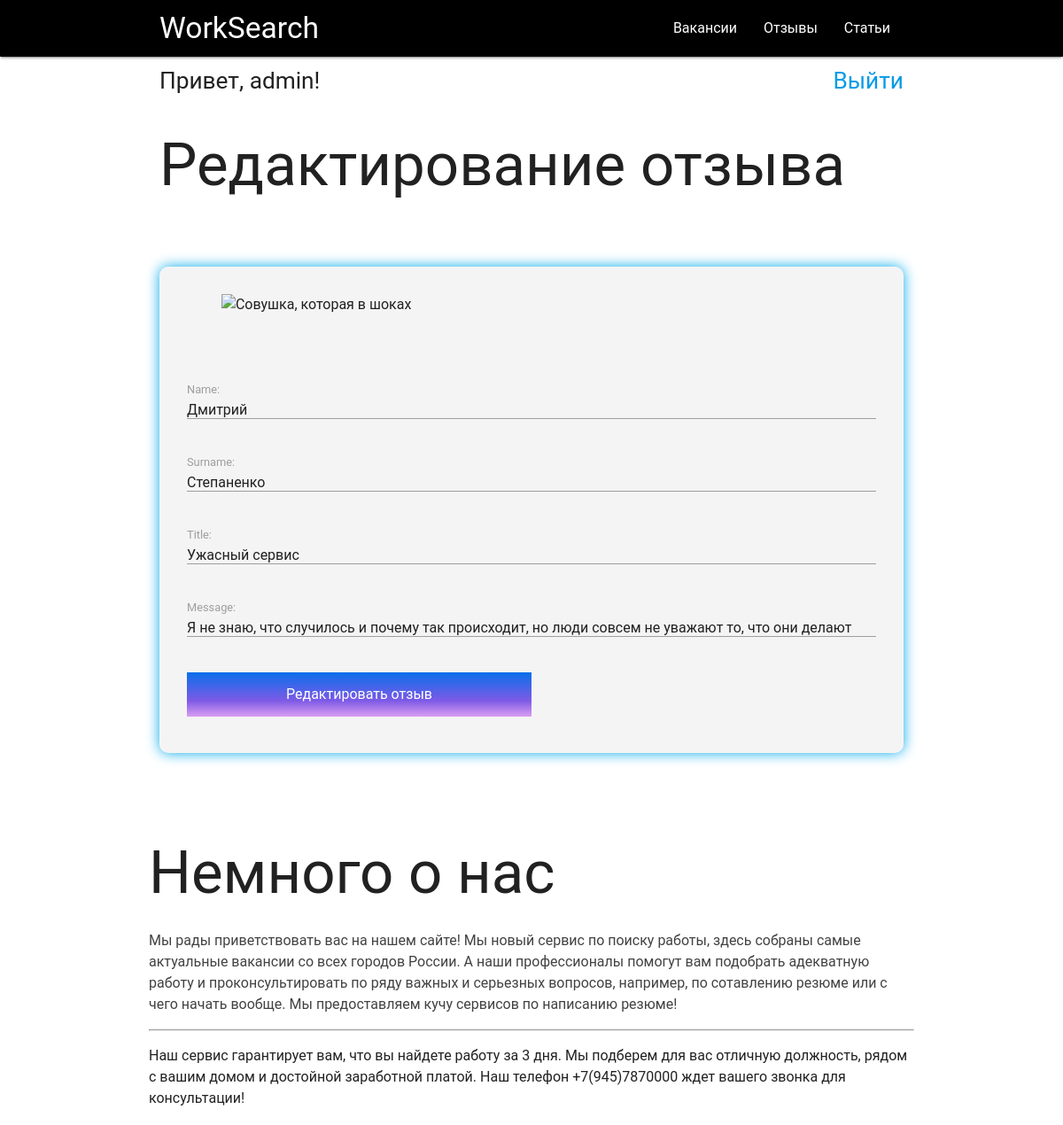
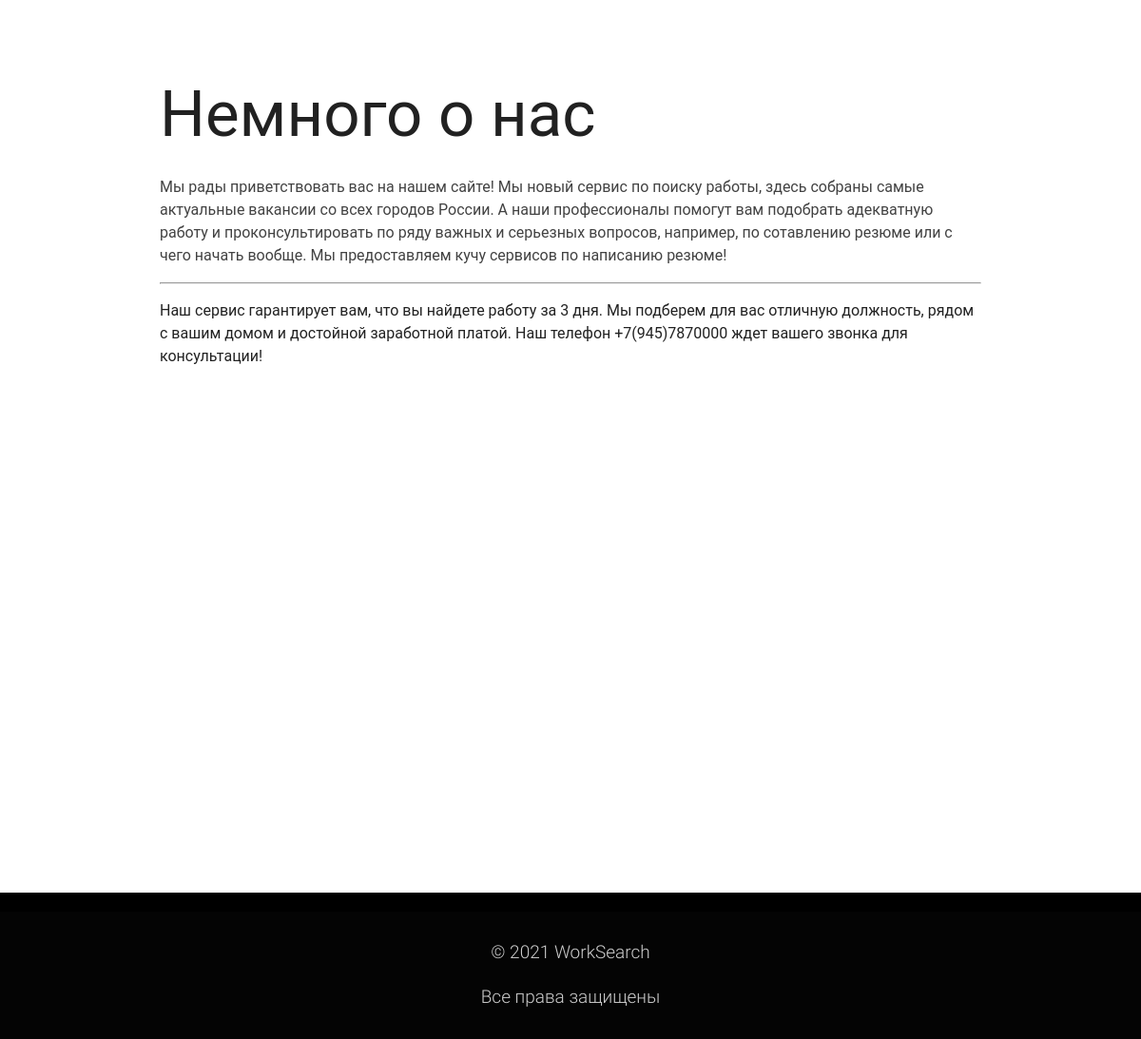
/reviews/5/update (signed in), run on the app's committed database (2 pictures, top to bottom).
### main/models.py (models this page shows, shortened)
class Reviews_about_service(models.Model):
    id_review = models.AutoField(primary_key=True)
    name = models.CharField('Имя пользователя', max_length=55)
    surname = models.CharField('Фамилия пользователя', max_length=155)
    title = models.CharField('Заголовок отзыва', max_length=255)
    message = models.TextField('Сообщение')
    class Meta:
        verbose_name = "Отзыв о сервисе"
        verbose_name_plural = "Отзывы о сервисе"

### main/views.py (the view)
# urls.py: path('reviews/<id_review>/update', views.update_view, name='review_update'),
def update_view(request, id_review):
    context ={}
    obj = get_object_or_404(Reviews_about_service, id_review=id_review)
    form = ReviewForm(request.POST or None, instance=obj)
    if form.is_valid():
        instance = form.save(commit=False)
        instance.save()
        form.save()
        return HttpResponseRedirect("/reviews")
    context["form"] = form
    return render(request, "main/update_review.html", context)

### main/forms.py
class ReviewForm(forms.ModelForm):
    name = forms.CharField(required=True)
    surname = forms.CharField(required=True)
    title = forms.CharField(required=True)
    message = forms.CharField(required=True)
    class Meta:
        model = Reviews_about_service
        fields = [
            "name",
            "surname",
            "title",
            "message"
        ]

### main/templates/main/update_review.html (shortened to what this page needs)
{% extends 'main/base.html' %}
{% load static %}
{% block title %}
<h1>Редактирование отзыва</h1>
{% endblock %}
{% block adreviews %}
<div class="form">
    <div class="form__image_left">
        <img src="https://sun6-20.userapi.com/s/v1/ig2/I7miNcrwu6-74HJJk-ZMgb8Httu1h8VqSxIFBrJ9LictI99NCWBc_-G3HZSaO4ScPQ9BdLZPphrc-ykN6R4mwUVx.jpg?size=400x0&quality=96&crop=0,237,606,606&ava=1" alt="Совушка, которая в шоках">
    </div>
<form class="form__content" method="POST" enctype="multipart/form-data" role="form">
    {{ form.as_p }}
    <button class="form__button" type="submit" name="button" value="Отправить заявку" role="button">Редактировать отзыв</button>
</form>
</div>
<div class="section white">
        <div class="row">
            <h1 class="header">Немного о нас</h1>
            <p class="grey-text text-darken-3 lighten-3">
                Мы рады приветствовать вас на нашем сайте! Мы новый сервис по поиску работы, здесь собраны самые актуальные вакансии со всех городов России. А наши профессионалы помогут вам подобрать адекватную работу и проконсультировать по ряду важных и серьезных вопросов, например, по сотавлению резюме или с чего начать вообще.
                Мы предоставляем кучу сервисов по написанию резюме!
            </p>
             <hr>
            <p>
                Наш сервис гарантирует вам, что вы найдете работу за 3 дня. Мы подберем для вас отличную должность, рядом с вашим домом и достойной заработной платой.
                Наш телефон +7(945)7870000 ждет вашего звонка для консультации!
            </p>
        </div>
</div>
{% endblock %}

### main/templates/main/base.html (shortened to what this page needs)
{% load static %}
<!DOCTYPE html>
<html lang="ru">
    <head>
        <link rel="stylesheet" href="{% static 'materialize/css/materialize.min.css' %}">
        <link rel="stylesheet" href="{% static 'style1.css' %}">
        <link rel="stylesheet" href="{% static 'style3.css' %}">
    </head>
    <body>
        <header role="banner">
        <div class="navbar-fixed">
        <nav role="navigation">
            <div class="nav-wrapper">
                <div class="container">
                <a href="#" class="brand-logo">WorkSearch</a>
                <ul class="right hide-on-med-and-down">
                    <li><a href="{% url 'vacancies' %}" role="link">Вакансии</a></li>
                    <li><a href="{% url 'reviews' %}" role="link">Отзывы</a></li>
                    <li><a href="{% url 'arcticle' %}" role="link">Статьи</a></li>
                </ul>
            </div>
            </div>
        </nav>
    </div>
    </header>
    <main>
        <div class="container" role="main">
            <div class="container__login">
            {% if user.is_authenticated %}
                      <h5>Привет, {{ user.username }}!</h5>
                     <h5><a href="{% url 'logout' %}">Выйти</a></h5>
                     {% else %}
                     <h5>Вы не авторизованы!</h5>
                <div class="container__link-login">
                    <h5><a href="{% url 'login' %}" role="link">Войти / </a></h5>
                    <h5><a href="{% url 'signup' %}" role="link"> Зарегистрироваться</a></h5>
                </div>
                     {% endif %}
                </div>
            {% block title %}{% endblock %}
            {% block adreviews %}{% endblock %}
        </div>
        <div class="container">
        <div class="section white">
        <div class="row">
            <h1 class="header">Немного о нас</h1>
            <p class="grey-text text-darken-3 lighten-3">
                Мы рады приветствовать вас на нашем сайте! Мы новый сервис по поиску работы, здесь собраны самые актуальные вакансии со всех городов России. А наши профессионалы помогут вам подобрать адекватную работу и проконсультировать по ряду важных и серьезных вопросов, например, по сотавлению резюме или с чего начать вообще.
                Мы предоставляем кучу сервисов по написанию резюме!
            </p>
             <hr>
            <p>
                Наш сервис гарантирует вам, что вы найдете работу за 3 дня. Мы подберем для вас отличную должность, рядом с вашим домом и достойной заработной платой.
                Наш телефон +7(945)7870000 ждет вашего звонка для консультации!
            </p>
        </div>
</div>
        </div>
<div class="parallax-container">
        <div class="parallax">
        </div>
    </div>
    </main>
        <footer class="page-footer" role="contentinfo">
    <div class="footer-copyright">
        <div class="container">
            <div class="container__center">
               <p>© 2021 WorkSearch</p>
            </div>
            <p>Все права защищены</p>
        </div>
    </div>
  </footer>
    </body>
</html>

### main/static/style1.css (style rules this page uses)
body, html { font-family: "Roboto", sans-serif; font-size: 16px; margin: 0px; padding: 0px; }
nav { background-color: black; }
.page-footer, .footer-copyright { background-color: black; }
.page-footer .container__center > p, .footer-copyright .container__center > p { font-size: 19px; text-align: center; }
.page-footer .container__center + p, .footer-copyright .container__center + p { font-size: 19px; text-align: center; }

### main/static/style3.css (style rules this page uses)
.form { display: grid; grid-template-columns: repeat(auto-fit,minmax(400px,1fr)); grid-column-gap: 30px; grid-row-gap: 35px; padding: 20px; margin-top: 50px; margin-bottom: 50px; justify-content: center; background: rgba( 181, 182, 182, 0.15 ); box-shadow: 0 8px 32px 0 rgba( 31, 38, 135, 0.37 ); backdrop-filter: blur( 8.0px ); -webkit-backdrop-filter: blur( 8.0px ); border-radius: 10px; border: 1px solid rgba( 255, 255, 255, 0.18 ); }
.form__image_left { width: 90%; margin: 0 auto; }
.form__image_left img { width: 100%; }
.form__content { margin-top: 20px; }
.form__button { width: 50%; margin: 10px auto; height: 50px; color: white; border: none; background: linear-gradient(to top, rgba(219, 158, 240, 1) 0%, rgba(125, 90, 230, 1) 36%, rgba(9, 111, 235, 1) 100%); }
.footer-copyright p { font-size: 19px; }

### main/templates/main/base.html (style rules this page uses)
.form { padding: 30px; box-shadow: 0 0 15px rgb(5, 170, 235); }
.addreview, .container__login { display: flex; flex-direction: row; justify-content: space-between; }

### data on the page
Reviews_about_service: name "Дмитрий", surname "Степаненко", title "Ужасный сервис", message "Я не знаю, что случилось и почему так происходит, но люди совсем не уважают то, что они делают"

### other printed values
{{ user.username }} "admin"
